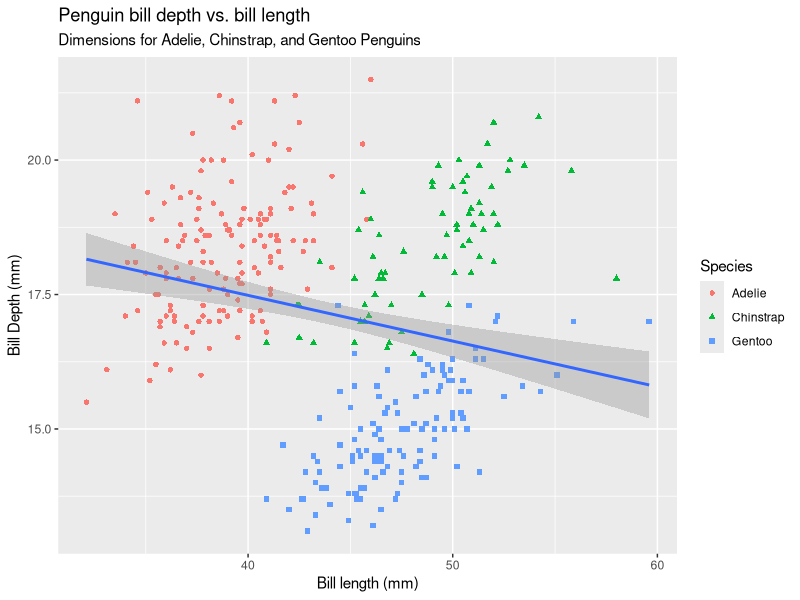

The R source for this figure:
library(tidyverse)
library(palmerpenguins)
palmerpenguins::penguins
View(penguins)
glimpse(penguins)
ggplot(
  data = penguins,
  mapping = aes(x = bill_length_mm, y = bill_depth_mm)
) +
  geom_point(aes(color = species, shape = species)) +
  geom_smooth(method = "lm") +
  labs(
    title = "Penguin bill depth vs. bill length",
    subtitle = "Dimensions for Adelie, Chinstrap, and Gentoo Penguins",
    x = "Bill length (mm)", y = "Bill Depth (mm)",
    color = "Species", shape = "Species"
  )

